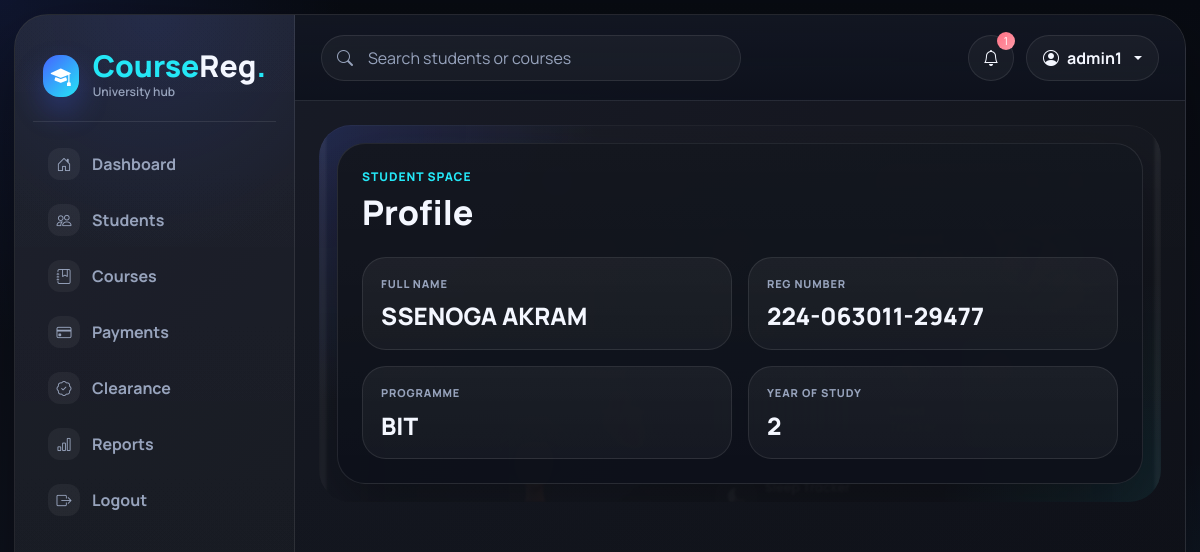
Screenshot of /students/profile/ (signed in) with the database file from the repository.
### apps/accounts/models.py (models this page shows)
class User(AbstractUser):
    class Roles(models.TextChoices):
        ADMIN = "ADMIN", "Admin"
        STUDENT = "STUDENT", "Student"
    role = models.CharField(max_length=20, choices=Roles.choices, default=Roles.STUDENT)
    created_at = models.DateTimeField(default=timezone.now)
    @property
    def is_admin_role(self):
        return self.role == self.Roles.ADMIN or self.is_staff

### apps/students/models.py (models this page shows, shortened)
class Student(models.Model):
    user = models.OneToOneField(settings.AUTH_USER_MODEL, on_delete=models.CASCADE, related_name="student_profile")
    full_name = models.CharField(max_length=150)
    reg_number = models.CharField(max_length=50, unique=True)
    programme = models.CharField(max_length=150)
    year_of_study = models.PositiveSmallIntegerField()
    class Meta:
        ordering = ["full_name"]

### apps/students/views.py (the view)
# urls.py: path("profile/", views.profile, name="student_profile"),
@login_required
def profile(request):
    student = get_object_or_404(Student, user=request.user)
    return render(request, "students/profile.html", {"student": student})

### apps/notifications/context_processors.py (called while the page is built)
def unread_notifications(request):
    if not request.user.is_authenticated or not hasattr(request.user, "student_profile"):
        return {"unread_notifications_count": 0}
    return {
        "unread_notifications_count": request.user.student_profile.notifications.filter(is_read=False).count()
    }

### templates/students/profile.html
{% extends "base.html" %}
{% block content %}
<section class="page-stage">
  <div class="console-card">
    <div class="page-heading">
      <div><p class="eyebrow">Student Space</p><h1>Profile</h1></div>
    </div>
    <div class="profile-grid">
      <div class="signal-card signal-card--profile"><div class="signal-card__label">Full Name</div><div class="signal-card__value signal-card__value--small">{{ student.full_name }}</div></div>
      <div class="signal-card"><div class="signal-card__label">Reg Number</div><div class="signal-card__value signal-card__value--small">{{ student.reg_number }}</div></div>
      <div class="signal-card"><div class="signal-card__label">Programme</div><div class="signal-card__value signal-card__value--small">{{ student.programme }}</div></div>
      <div class="signal-card"><div class="signal-card__label">Year of Study</div><div class="signal-card__value signal-card__value--small">{{ student.year_of_study }}</div></div>
    </div>
  </div>
</section>
{% endblock %}

### templates/base.html (shortened to what this page needs)
{% load static %}
<!doctype html>
<html lang="en">
<head>
  <link href="https://cdn.jsdelivr.net/npm/bootstrap@5.3.3/dist/css/bootstrap.min.css" rel="stylesheet">
  <link href="https://cdn.jsdelivr.net/npm/bootstrap-icons@1.11.3/font/bootstrap-icons.css" rel="stylesheet">
  <link rel="stylesheet" href="{% static 'css/style.css' %}">
</head>
<body class="{% if user.is_authenticated %}console-page {% endif %}{% block body_class %}{% endblock %}">
  {% if user.is_authenticated %}
    <div class="app-shell">
      <aside class="sidebar offcanvas-lg offcanvas-start" tabindex="-1" id="sidebarMenu">
        <div class="sidebar-brand">
          <i class="bi bi-mortarboard-fill"></i>
          <div class="brand-lockup">
            <span class="brand-word">Course<span>Reg</span>.</span>
            <small>University hub</small>
          </div>
        </div>
        <nav class="sidebar-nav">
          <a class="{% if request.resolver_match.url_name == 'dashboard' %}active{% endif %}" href="{% url 'dashboard' %}">
            <i class="bi bi-house-door"></i><span>Dashboard</span>
          </a>
          {% if user.is_admin_role %}
            <a class="{% if request.resolver_match.url_name == 'student_list' %}active{% endif %}" href="{% url 'student_list' %}">
              <i class="bi bi-people"></i><span>Students</span>
            </a>
            <a class="{% if request.resolver_match.url_name == 'course_list' %}active{% endif %}" href="{% url 'course_list' %}">
              <i class="bi bi-journal-bookmark"></i><span>Courses</span>
            </a>
            <a class="{% if request.resolver_match.url_name == 'payment_queue' %}active{% endif %}" href="{% url 'payment_queue' %}">
              <i class="bi bi-credit-card"></i><span>Payments</span>
            </a>
            <a class="{% if request.resolver_match.url_name == 'clearance_queue' %}active{% endif %}" href="{% url 'clearance_queue' %}">
              <i class="bi bi-patch-check"></i><span>Clearance</span>
            </a>
            <a class="{% if request.resolver_match.url_name == 'admin_reports' %}active{% endif %}" href="{% url 'admin_reports' %}">
              <i class="bi bi-bar-chart"></i><span>Reports</span>
            </a>
          {% endif %}
          <a href="{% url 'logout' %}"><i class="bi bi-box-arrow-right"></i><span>Logout</span></a>
        </nav>
      </aside>
      <div class="main-panel">
        <header class="topnav">
          <form class="top-search" method="get" action="{% if user.is_admin_role %}{% url 'student_list' %}{% else %}{% url 'register_course' %}{% endif %}">
            <i class="bi bi-search"></i>
            <input name="q" type="search" placeholder="Search students or courses">
          </form>
          <div class="top-actions">
            <a class="notification-link" href="{% if user.is_admin_role %}{% url 'payment_queue' %}{% else %}{% url 'notification_list' %}{% endif %}">
              <i class="bi bi-bell"></i>
              {% if unread_notifications_count %}<span>{{ unread_notifications_count }}</span>{% endif %}
            </a>
            <div class="dropdown">
              <button class="btn profile-chip dropdown-toggle" data-bs-toggle="dropdown">
                <i class="bi bi-person-circle"></i>{{ user.username }}
              </button>
            </div>
          </div>
        </header>
        <main class="content-area">
  {% else %}
    <main class="container">
  {% endif %}
      {% block content %}{% endblock %}
    </main>
  {% if user.is_authenticated %}
      </div>
    </div>
  {% endif %}
</body>
</html>

### rows the page displays
User: username "admin1"
Student: full_name "SSENOGA AKRAM", reg_number "224-063011-29477", programme "BIT", year_of_study "2"

### other values shown
{{ unread_notifications_count }} "1"
